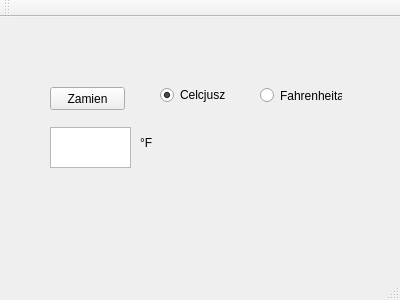
<?xml version="1.0" encoding="UTF-8"?>
<ui version="4.0">
 <class>MainWindow</class>
 <widget class="QMainWindow" name="MainWindow">
  <property name="geometry">
   <rect>
    <x>0</x>
    <y>0</y>
    <width>400</width>
    <height>300</height>
   </rect>
  </property>
  <property name="windowTitle">
   <string>MainWindow</string>
  </property>
  <widget class="QWidget" name="centralWidget">
   <widget class="QPushButton" name="pushButton">
    <property name="geometry">
     <rect>
      <x>50</x>
      <y>70</y>
      <width>75</width>
      <height>23</height>
     </rect>
    </property>
    <property name="text">
     <string>Zamien</string>
    </property>
   </widget>
   <widget class="QRadioButton" name="radioButton">
    <property name="geometry">
     <rect>
      <x>160</x>
      <y>70</y>
      <width>82</width>
      <height>16</height>
     </rect>
    </property>
    <property name="text">
     <string>Celcjusz</string>
    </property>
    <property name="checked">
     <bool>true</bool>
    </property>
   </widget>
   <widget class="QRadioButton" name="radioButton_2">
    <property name="geometry">
     <rect>
      <x>260</x>
      <y>70</y>
      <width>82</width>
      <height>17</height>
     </rect>
    </property>
    <property name="text">
     <string>Fahrenheita</string>
    </property>
   </widget>
   <widget class="QLabel" name="label">
    <property name="geometry">
     <rect>
      <x>230</x>
      <y>110</y>
      <width>111</width>
      <height>41</height>
     </rect>
    </property>
    <property name="text">
     <string/>
    </property>
   </widget>
   <widget class="QTextEdit" name="textEdit">
    <property name="geometry">
     <rect>
      <x>50</x>
      <y>110</y>
      <width>81</width>
      <height>41</height>
     </rect>
    </property>
   </widget>
   <widget class="QLabel" name="label_2">
    <property name="geometry">
     <rect>
      <x>140</x>
      <y>110</y>
      <width>51</width>
      <height>31</height>
     </rect>
    </property>
    <property name="text">
     <string>°F</string>
    </property>
   </widget>
  </widget>
  <widget class="QMenuBar" name="menuBar">
   <property name="geometry">
    <rect>
     <x>0</x>
     <y>0</y>
     <width>400</width>
     <height>21</height>
    </rect>
   </property>
  </widget>
  <widget class="QToolBar" name="mainToolBar">
   <attribute name="toolBarArea">
    <enum>TopToolBarArea</enum>
   </attribute>
   <attribute name="toolBarBreak">
    <bool>false</bool>
   </attribute>
  </widget>
  <widget class="QStatusBar" name="statusBar"/>
 </widget>
 <layoutdefault spacing="6" margin="11"/>
 <resources/>
 <connections/>
</ui>
